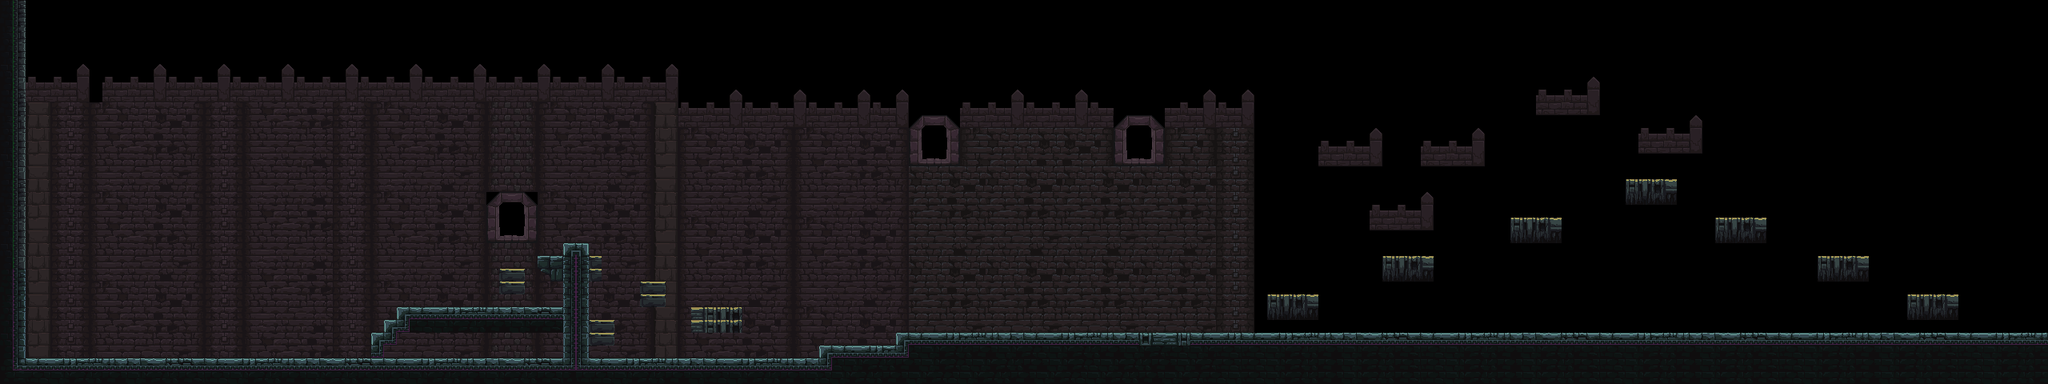

This is a level from a 2D game, rendered from its Tiled map with the project's own tilesets. A one-line summary and the map file follow, with tile-layer data summarised:
An orthogonal 160x30 tile map with 16x16 px tiles, 3 tile layers (Collision0, Tile Layer 3, Tile Layer 2) and 18 objects.

<map version="1.9" tiledversion="1.9.1" orientation="orthogonal" renderorder="right-down" width="160" height="30" tilewidth="16" tileheight="16" infinite="0" nextlayerid="15" nextobjectid="101">
 <tileset firstgid="1" name="main_lev_build" tilewidth="16" tileheight="16" tilecount="10240" columns="128">
  <image source="main_lev_build.png" width="2048" height="1280" />
 </tileset>
 <layer id="1" name="Collision0" width="160" height="30">
  <data>[4800 cells, 303 non-empty, 34 distinct tile ids]</data>
 </layer>
 <layer id="14" name="Tile Layer 3" width="160" height="30">
  <data>[4800 cells, 2294 non-empty, 193 distinct tile ids]</data>
 </layer>
 <layer id="8" name="Tile Layer 2" width="160" height="30">
  <data>[4800 cells, 637 non-empty, 89 distinct tile ids]</data>
 </layer>
 <objectgroup id="2" name="NightBornes">
  <object id="51" x="184.667" y="284.666" />
  <object id="52" x="364" y="280.666" />
  <object id="61" x="558.667" y="376.334">
   <ellipse />
  </object>
  <object id="62" x="588.667" y="376.333">
   <ellipse />
  </object>
  <object id="70" x="68" y="439">
   <ellipse />
  </object>
  <object id="71" x="117.333" y="439">
   <ellipse />
  </object>
  <object id="75" x="392" y="438.667">
   <point />
  </object>
  <object id="76" x="430.667" y="437.333">
   <point />
  </object>
  <object id="96" x="913.333" y="275" />
  <object id="97" x="1365" y="272.667" />
  <object id="98" x="1185.67" y="274.667" />
 </objectgroup>
 <objectgroup id="13" name="Spike,Cannon">
  <object id="82" x="782.667" y="441.333" />
  <object id="83" x="832" y="442.333" />
  <object id="88" x="1072" y="420">
   <point />
  </object>
  <object id="89" x="1185" y="404">
   <point />
  </object>
  <object id="94" x="184" y="437">
   <ellipse />
  </object>
  <object id="95" x="514" y="373">
   <ellipse />
  </object>
 </objectgroup>
 <objectgroup id="10" name="Player" locked="1">
  <object id="54" x="733.333" y="225.333" />
 </objectgroup>
</map>
